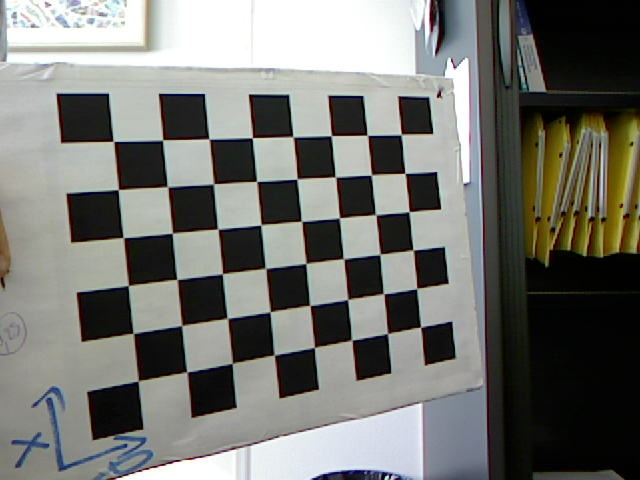
#> input picture imgs/img0.jpg, 640 x 480 px
$ python image.py
#> lines starting #> are read from the running program, lines starting #| are printed output that depends on the picture; after the words box and inside, x2 and y2 are one past the last pixel; in counts of white or black regions, pixels touching at a corner belong together; long printed decimals are rounded

import cv2
import numpy as np


def normalize_trans(points):
    u,v=np.mean(points,axis=0)
    all_dist =[ ]
    for i in range(points.shape[0]):
        dist_pi=np.linalg.norm(points[i]-(u,v))
        all_dist.append(dist_pi)
    s=np.sqrt(2)/np.mean(all_dist,axis=0)
    Tp=[[s,0,-s*u], [0,s,-s*v], [0,0,1]]
    Tp=np.array(Tp)
    """Compute a transformation which translates and scale the inputted points such that
        their center is at the origin and their average distance to the origin is sqrt(2) using Equation.(21)

    Args:
        points (np.ndarray): points to normalize, shape (n, 2)
    Return:
        np.ndarray: similarity transformation for normalizing these points, shape (3, 3)
    """
    'pass'
    return Tp


def homogenize(points):
    """Convert points to homogeneous coordinate

    Args:
        points (np.ndarray): shape (n, 2)
    Return:
        np.ndarray: points in homogeneous coordinate (with 1 padded), shape (n, 3)
    """
    re = np.ones((points.shape[0], 3))  # shape (n, 3)
    re[:, :2] = points
    return re


class Image:
    """Provide operations on image necessary for calibration"""
    refine_criteria = (cv2.TERM_CRITERIA_EPS + cv2.TERM_CRITERIA_MAX_ITER, 30, 0.001)

    def __init__(self, impath, square_size=0.03, debug=False):
        """
        Args:
            impath (str): path to image file
            square_size (float): size in meter of a square on the chessboard
        """
#> called with impath = 'imgs/img0.jpg', square_size = 0.03, debug = False
        self.im = cv2.imread(impath)
#> self.im is the input picture: shape (480, 640, 3); mean B, G, R 112.8, 117.4, 116.8
        self.square_size = 0.03
        self.rows = 8  # number of rows in the grid pattern to look for on the chessboard
        self.cols = 6  # number of columns in the grid pattern to look for on the chessboard
        self.im_pts = self.locate_landmark()  # pixel coordinate of chessboard's corners
        self.plane_pts = self.get_landmark_world_coordinate()  # world coordinate of chessboard's corners
        self.H = self.find_homography()
        self.debug = debug
        self.im_name = impath[-5]

    def locate_landmark(self, draw_corners=False):
        """Identify corners on the chessboard such that they form a grid defined by inputted parameters

        Args:
            draw_corners (bool): to draw corners or not
        Return:
            np.ndarray: pixel coordinate of chessboard's corners, shape (self.rows * self.cols, 2)
        """
#> called with draw_corners = False
        # convert color image to gray scale
        gray = cv2.cvtColor(self.im, cv2.COLOR_BGR2GRAY)
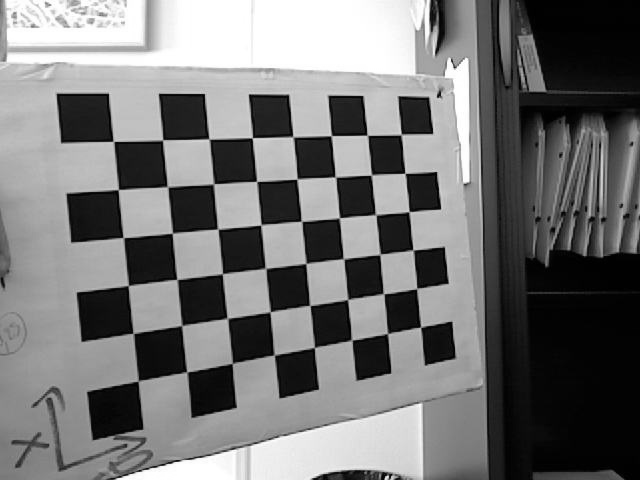
#> gray: shape (480, 640); min 0, max 255, mean 116.7
        # find the chessboard corners
        ret, corners = cv2.findChessboardCorners(gray, (self.rows, self.cols), None)
#> ret = True; corners = 48 rows, first 8: [113.5, 141.4], [162.6, 139.9], [209, 138.9], [252.1, 137.9], [292.7, 136.7], [331.2, 135.7], [367.4, 135.3], [401.1, 134.5]
        # if found, refine these corners' pixel coordinate & store them
        if ret:
            corners = cv2.cornerSubPix(gray, corners, (11, 11), (-1, -1), Image.refine_criteria)
#> corners = 48 rows, first 8: [113.5, 141.4], [162.6, 140], [209.3, 139], [252.4, 137.7], [293.2, 136.8], [331.3, 135.7], [367.4, 135.3], [401.1, 134.6]
#> in __init__, `self.im_pts = self.locate_landmark()  # pixel coordinate of chessboard..`: self.im_pts = 48 pairs, first value 113.5 to 420.6, second value 134.6 to 380.8
            if draw_corners:
                cv2.drawChessboardCorners(self.im, (self.rows, self.cols), corners, ret)
                cv2.imshow('im', self.im)
                cv2.waitKey(0)
                cv2.destroyWindow('im')

        return corners.squeeze()

    def get_landmark_world_coordinate(self):
        obj_pts=np.zeros((1,self.rows*self.cols,3),np.float32)
        obj_pts[0,:,:2]=np.mgrid[0:self.rows,0:self.cols].T.reshape(-1,2)
        world_coords=obj_pts[0,:,:2]*self.square_size
        """Compute 3D coordinate for each chessboard's corner. Assumption:

                * world origin is located at the 1st corner
                * x-axis is from corner 0 to corner 1 till corner 7,
                * y-axis is from corner 0 to corner 8 till corner 40,
                * distance between 2 adjacent corners is self.square_size
        Returns:
            np.ndarray: 3D coordinate of chessboard's corners, shape (self.rows * self.cols, 2)
        """
        'pass'
        return world_coords
    def find_homography(self):
        """Find the homography H that maps plane_pts to im_pts using Equation.(8)

        Return:
            np.ndarray: homography, shape (3, 3)
        """
        # get the normalize transformation
        T_norm_im = normalize_trans(self.im_pts)
#> in normalize_trans, `u,v=np.mean(points,axis=0)`: u = 277.2; v = 245.1
#> the loop in normalize_trans, `for i in range(points.shape[0]):` made 48 passes
#> dist_pi on passes 1 to 8: 193.9, 155.5, 126, 110.2, 109.5, 122.1, 142.1, 166
#> after the loop in normalize_trans, `for i in range(points.shape[0]):`: all_dist = 48 values, max 194.2 at index 40, min 26.02 at index 27, mean 111.8
#> in normalize_trans, `s=np.sqrt(2)/np.mean(all_dist,axis=0)`: s = 0.0127
#> in normalize_trans, `Tp=[[s,0,-s*u], [0,s,-s*v], [0,0,1]]`: Tp = [[0.0127, 0, -3.51], [0, 0.0127, -3.1], [0, 0, 1]]
#> T_norm_im = [[0.0127, 0, -3.51], [0, 0.0127, -3.1], [0, 0, 1]]
        T_norm_plane = normalize_trans(self.plane_pts)

        # normalize image points and plane points
        norm_im_pts = (T_norm_im @ homogenize(self.im_pts).T).T  # shape (n, 3)
#> norm_im_pts = 48 rows, first 8: [-2.07, -1.31, 1], [-1.45, -1.33, 1], [-0.86, -1.34, 1], [-0.315, -1.36, 1], [0.202, -1.37, 1], [0.683, -1.39, 1], [1.14, -1.39, 1], [1.57, -1.4, 1]

        norm_plane_pts = (T_norm_plane @ homogenize(self.plane_pts).T).T  # shape (n, 3)


        #construct linear equation to find normalized H using norm_im_pts and norm_plane_pts
        Q=[[norm_plane_pts[0].T, np.zeros(3), -norm_im_pts[0, 0] * norm_plane_pts[0].T],
         [np.zeros(3), norm_plane_pts[0].T, -norm_im_pts[0, 1] * norm_plane_pts[0].T]]
#> Q = [[[-1.85, -1.32, 1], [0, 0, 0], [-3.83, -2.74, 2.07]], [[0, 0, 0], [-1.85, -1.32, 1], [-2.43, -1.73, 1.31]]]


        for i in range(1,norm_im_pts.shape[0]):
            sub_Q = [[norm_plane_pts[i].T, np.zeros(3), -norm_im_pts[i, 0] * norm_plane_pts[i].T],
                     [np.zeros(3), norm_plane_pts[i].T, -norm_im_pts[i, 1] * norm_plane_pts[i].T]]
            Q=np.vstack((Q,sub_Q))

        Q=np.reshape(Q,(96,9))

        #find normalized H as the singular vector Q associated with the smallest singular value
        U,S,VH=np.linalg.svd(Q)
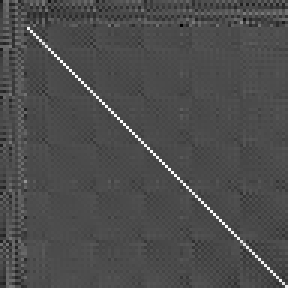
#> U: shape (96, 96) float64 (shown 3 times larger); min -0.416, max 0.97, mean 0.00114; drawn with min black and max white
#> S = [16.2, 12.94, 11.56, 8.39, 7.01, 6.26, 5.37, 5.05, 0.0151]

        H_norm=np.reshape(VH[VH.shape[1]-1,:],(3,3))
#> H_norm = [[-0.558, -0.06, -0.0482], [0.0598, -0.589, 0.00455], [-0.0337, -0.000729, -0.576]]
        #de-normalize H_norm to get H
        Tp_inv=np.linalg.inv(T_norm_im)
#> Tp_inv = [[79.03, 0, 277.2], [0, 79.03, 245.1], [0, 0, 1]]
        H=Tp_inv @ H_norm @ T_norm_plane
#> H = [[-941.7, -87.19, -58], [-62.49, -823.2, -72.46], [-0.595, -0.0128, -0.512]]
        return H

    def construct_v(self):

        """Find the left-hand side of Equation.(16) in the lab subject

        Return:
            np.ndarray: shape (2, 6)
        """
        X = [0, 0, 1]
        Y = [0, 1, 1]
        v = []
        for i, j in zip(X, Y):
            vij = [self.H[:, i][0]*self.H[:, j][0],self.H[:, i][0]*self.H[:, j][1]+self.H[:, i][1]*self.H[:, j][0],self.H[:, i][1]*self.H[:, j][1],
                   self.H[:, i][2]*self.H[:, j][0]+self.H[:, i][0]*self.H[:, j][2],self.H[:, i][2]*self.H[:, j][1]+self.H[:, i][1]*self.H[:, j][2],
                   self.H[:, i][2]*self.H[:, j][2]]
            v.append(vij)
        sub_V = [np.array(v[1]), np.array(v[0]) - np.array(v[2])]
        sub_V = np.reshape(sub_V, (2, 6))
        return sub_V

    # [41 lines left out: function find_extrinsic, not called in this run]


if __name__ == '__main__':
    im_name = "img0.jpg"
    image = Image(f'imgs/{im_name}')
#> in __init__, `self.H = self.find_homography()`: self.H has the same summary as H in find_homography
    image.locate_landmark(draw_corners=True)
#> call 2 of locate_landmark, with draw_corners = True
#> in locate_landmark (call 2), `ret, corners = cv2.findChessboardCorners(gray, (self.rows, self.cols),..`: corners = 48 rows, first 8: [113.5, 141.4], [162.6, 139.9], [209, 138.9], [252.1, 137.9], [292.7, 136.7], [331.2, 135.7], [367.4, 135.3], [401.1, 134.5]
#> in locate_landmark (call 2), `corners = cv2.cornerSubPix(gray, corners, (11, 11), (-1, -1), Image.re..`: corners = 48 rows, first 8: [113.5, 141.4], [162.6, 140], [209.3, 139], [252.4, 137.7], [293.2, 136.8], [331.3, 135.7], [367.4, 135.3], [401.1, 134.6]
#> in locate_landmark (call 2), `cv2.drawChessboardCorners(self.im, (self.rows, self.cols), corners, ret)`:
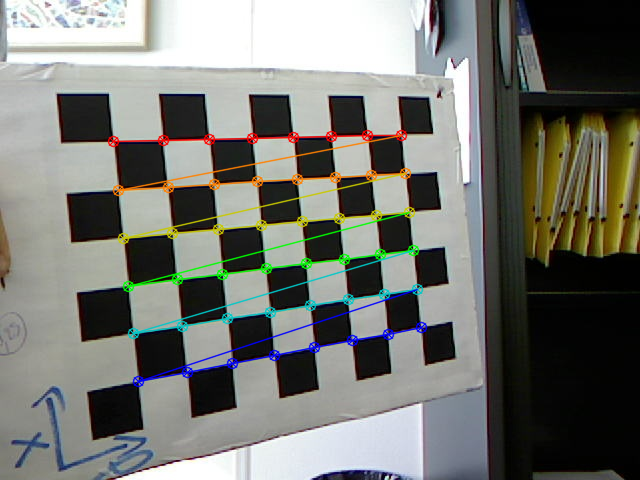
#> self.im: shape (480, 640, 3); 4.28% of pixels changed, all inside (x1, y1, x2, y2) = (107, 129, 428, 388)

    _plane_pts = image.get_landmark_world_coordinate()
    print(f"result of get_landmark_world_coordinate for {im_name}:\n{_plane_pts}")
    print("==============================================================\n")

    H = image.find_homography()
    print(f"result of find_homography for {im_name}:\nH = \n{H}")
#| result of find_homography for img0.jpg:
#| H =
#| [[-9.41668802e+02 -8.71882265e+01 -5.80047933e+01]
#|  [-6.24896192e+01 -8.23223290e+02 -7.24590712e+01]
#|  [-5.94572478e-01 -1.28484063e-02 -5.12314795e-01]]
    print("==============================================================\n")

    # test H
    print("Test the computed H using Equation.(7)")
    h = H.flatten()
#> h = [-941.7, -87.19, -58, -62.49, -823.2, -72.46, -0.595, -0.0128, -0.512]
    plane_pts = homogenize(image.plane_pts)
    residual_norm = []
    for i in range(image.im_pts.shape[0]):
        lhs = np.zeros((2, 9))  # initialize left-hand side of the Equation (7)
        lhs[0, :3] = plane_pts[i, :]
        lhs[0, -3:] = -image.im_pts[i, 0] * plane_pts[i, :]
        lhs[1, 3:6] = plane_pts[i, :]
        lhs[1, -3:] = -image.im_pts[i, 1] * plane_pts[i, :]

        residual = lhs @ h
        residual_norm.append(np.linalg.norm(residual))
        print('{}: res norm: '.format(i), residual_norm[i])
#> this loop made 48 passes
#> residual on passes 1 to 8: [0.122, -0.0243], [-0.0467, -0.0916], [0.171, -0.0367], [0.0433, -0.157], [0.127, -0.124], [-0.00772, -0.231], [0.0626, 0.0813], [-0.189, 0.155]
#> (printed output is left out)
#> after the loop, residual_norm = 48 values, max 0.48 at index 30, min 0.0191 at index 17, mean 0.145

    print('---')
    print('res_norm min: ', min(residual_norm))
#| res_norm min:  0.01906
    print('res_norm max should be as close to 0 as possible: ', max(residual_norm))
#| res_norm max should be as close to 0 as possible:  0.4803
    print("==============================================================")

    v = image.construct_v()
#> the loop in construct_v, `for i, j in zip(X, Y):` made 3 passes
#> vij on passes 1 to 3: [886740.1, 117689, 3905, 1119.8, 74.31, 0.354], [82102.4, 780652, 51442.9, 63.94, 490.3, 0.00764], [7601.8, 143550.8, 677696.6, 2.24, 21.15, 0.000165]
#> after the loop in construct_v, `for i, j in zip(X, Y):`: v = [[886740.1, 117689, 3905, 1119.8, 74.31, 0.354], [82102.4, 780652, 51442.9, 63.94, 490.3, 0.00764], [7601.8, 143550.8, 677696.6, 2.24, 21.15, 0.000165]]
#> in construct_v, `sub_V = [np.array(v[1]), np.array(v[0]) - np.array(v[2])]`: sub_V = [[82102.4, 780652, 51442.9, 63.94, 490.3, 0.00764], [879138.3, -25861.7, -673791.6, 1117.5, 53.16, 0.353]]
#> v has the same summary as sub_V in construct_v
    print(f"result of construct_v for {im_name}")
    print('v.shape: ', v.shape)
#| v.shape:  (2, 6)
    print("---")
    print(f"v = \n", v)
#| v =
#|  [[ 8.21024328e+04  7.80652048e+05  5.14429099e+04  6.39386633e+01
#|    4.90268804e+02  7.63930879e-03]
#|  [ 8.79138345e+05 -2.58617077e+04 -6.73791633e+05  1.11754025e+03
#|    5.31550009e+01  3.53351350e-01]]

$ run again, with imgs/img3.jpg copied over imgs/img0.jpg
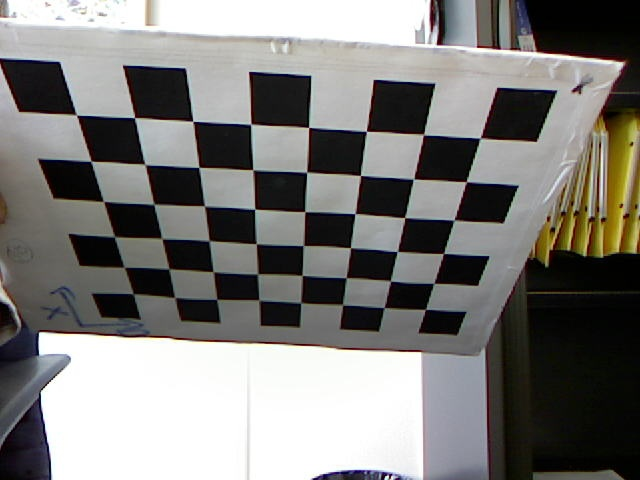
#> input picture imgs/img3.jpg, 640 x 480 px
#> in __init__, self.im is the input picture: shape (480, 640, 3); mean B, G, R 121.7, 124.3, 125.6
#> in locate_landmark, `ret, corners = cv2.findChessboardCorners(gray, (self.rows, self.cols),..`: ret = True; corners = 48 rows, first 8: [76.55, 115.2], [134.5, 117.6], [192.8, 121.3], [250.7, 124.1], [308.7, 127.4], [366.4, 131.3], [423.5, 134.5], [480.3, 138]
#> in locate_landmark, `corners = cv2.cornerSubPix(gray, corners, (11, 11), (-1, -1), Image.re..`: corners = 48 rows, first 8: [76.46, 115], [134.6, 117.6], [193.1, 121.3], [250.8, 124.3], [308.6, 127.4], [366.2, 131.4], [423.5, 134.6], [480.2, 138.1]
#> self.im_pts = 48 pairs, first value 76.46 to 480.2, second value 115 to 309.3
#> in normalize_trans, `u,v=np.mean(points,axis=0)`: u = 279.4; v = 221.6
#> the loop in normalize_trans, `for i in range(points.shape[0]):` made 48 passes
#> dist_pi on passes 1 to 8: 229.2, 178.3, 132.3, 101.5, 98.61, 125.2, 168.3, 217.5
#> after the loop in normalize_trans, `for i in range(points.shape[0]):`: all_dist = 48 values, max 229.2 at index 0, min 27.21 at index 20, mean 117.9
#> s = 0.012
#> Tp = [[0.012, 0, -3.35], [0, 0.012, -2.66], [0, 0, 1]]
#> norm_im_pts = 48 rows, first 8: [-2.44, -1.28, 1], [-1.74, -1.25, 1], [-1.04, -1.2, 1], [-0.344, -1.17, 1], [0.35, -1.13, 1], [1.04, -1.08, 1], [1.73, -1.04, 1], [2.41, -1, 1]
#> Q = [[[-1.85, -1.32, 1], [0, 0, 0], [-4.51, -3.22, 2.44]], [[0, 0, 0], [-1.85, -1.32, 1], [-2.37, -1.69, 1.28]]]
#> in find_homography, `U,S,VH=np.linalg.svd(Q)`:
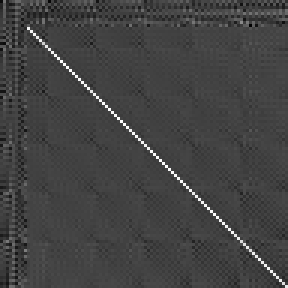
#> U: shape (96, 96) float64 (shown 3 times larger); min -0.349, max 0.973, mean -0.00206; drawn with min black and max white
#> S = [17.08, 13.6, 10.77, 8.39, 6.69, 6.27, 5.89, 4.72, 0.0249]
#> H_norm = [[-0.652, -0.000708, -0.00303], [-0.0345, -0.465, -0.0465], [-0.00179, -0.0717, -0.592]]
#> Tp_inv = [[83.34, 0, 279.4], [0, 83.34, 221.6], [0, 0, 1]]
#> in find_homography, `H=Tp_inv @ H_norm @ T_norm_plane`: H = [[-965.9, -353.9, -37.67], [-57.69, -963.2, -56.75], [-0.0315, -1.26, -0.494]]
#> self.H has the same summary as H in find_homography
#> in locate_landmark (call 2), `ret, corners = cv2.findChessboardCorners(gray, (self.rows, self.cols),..`: corners = 48 rows, first 8: [76.55, 115.2], [134.5, 117.6], [192.8, 121.3], [250.7, 124.1], [308.7, 127.4], [366.4, 131.3], [423.5, 134.5], [480.3, 138]
#> in locate_landmark (call 2), `corners = cv2.cornerSubPix(gray, corners, (11, 11), (-1, -1), Image.re..`: corners = 48 rows, first 8: [76.46, 115], [134.6, 117.6], [193.1, 121.3], [250.8, 124.3], [308.6, 127.4], [366.2, 131.4], [423.5, 134.6], [480.2, 138.1]
#> in locate_landmark (call 2), `cv2.drawChessboardCorners(self.im, (self.rows, self.cols), corners, ret)`:
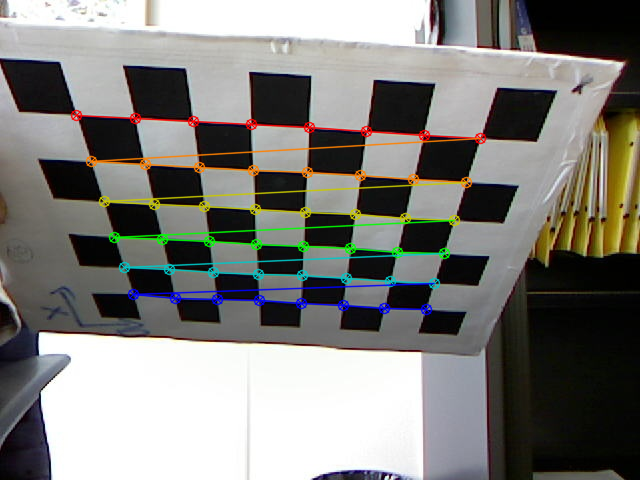
#> self.im: shape (480, 640, 3); 4.83% of pixels changed, all inside (x1, y1, x2, y2) = (70, 109, 487, 316)
#| result of find_homography for img0.jpg:
#| H =
#| [[-9.65948591e+02 -3.53934867e+02 -3.76716310e+01]
#|  [-5.76909870e+01 -9.63188637e+02 -5.67483709e+01]
#|  [-3.14881187e-02 -1.26294112e+00 -4.93868236e-01]]
#> h = [-965.9, -353.9, -37.67, -57.69, -963.2, -56.75, -0.0315, -1.26, -0.494]
#> the loop `for i in range(image.im_pts.shape[0]):` made 48 passes
#> residual on passes 1 to 8: [0.0893, 0.0648], [-0.043, -0.291], [0.105, -0.0596], [-0.0462, -0.222], [-0.01, -0.264], [0.0401, 0.0938], [0.0117, 0.0957], [-0.17, 0.258]
#> (printed output is left out)
#> after the loop `for i in range(image.im_pts.shape[0]):`: residual_norm = 48 values, max 0.671 at index 41, min 0.0301 at index 25, mean 0.261
#| res_norm min:  0.03012
#| res_norm max should be as close to 0 as possible:  0.6706
#> the loop in construct_v, `for i, j in zip(X, Y):` made 3 passes
#> vij on passes 1 to 3: [933056.7, 111453.1, 3328.2, 60.83, 3.63, 0.000992], [341882.9, 950809.6, 55567.3, 1231.1, 103.2, 0.0398], [125269.9, 681812.1, 927732.3, 894, 2432.9, 1.6]
#> after the loop in construct_v, `for i, j in zip(X, Y):`: v = [[933056.7, 111453.1, 3328.2, 60.83, 3.63, 0.000992], [341882.9, 950809.6, 55567.3, 1231.1, 103.2, 0.0398], [125269.9, 681812.1, 927732.3, 894, 2432.9, 1.6]]
#> sub_V = [[341882.9, 950809.6, 55567.3, 1231.1, 103.2, 0.0398], [807786.8, -570359, -924404.1, -833.2, -2429.3, -1.59]]
#> `v = image.construct_v()`: v has the same summary as sub_V in construct_v
#| v.shape:  (2, 6)
#| v =
#|  [[ 3.41882887e+05  9.50809559e+05  5.55673031e+04  1.23108094e+03
#|    1.03189318e+02  3.97676399e-02]
#|  [ 8.07786791e+05 -5.70359029e+05 -9.24404100e+05 -8.33165989e+02
#|   -2.42926791e+03 -1.59402878e+00]]
